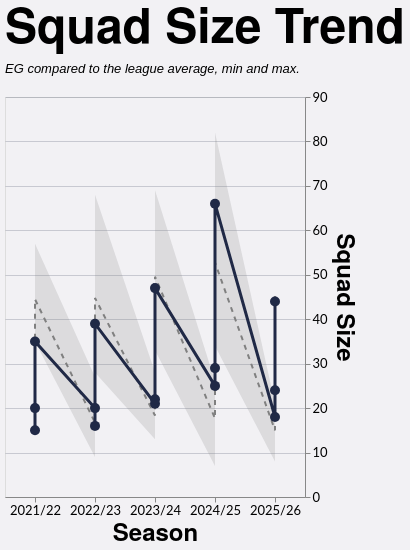

Express this chart as Vega-Lite.
### Vega-Lite specification from a JSON file in a GitHub repository (floating-point values rounded to 4 significant figures)
{"config": {"axis": {"labelFont": "Lato, sans-serif", "titleFont": "PT Sans Narrow, Helvetica Neue, Helvetica, Arial, sans-serif", "labelFontSize": 13, "titleFontSize": 24, "gridColor": "#202947", "gridOpacity": 0.2}, "header": {"labelFont": "PT Sans Narrow, Helvetica Neue, Helvetica, Arial, sans-serif", "titleFont": "PT Sans Narrow, Helvetica Neue, Helvetica, Arial, sans-serif", "labelFontSize": 24, "titleFontSize": 28, "labelFontWeight": "bold", "orient": "left"}, "legend": {"labelFont": "Lato, sans-serif", "titleFont": "PT Sans Narrow, Helvetica Neue, Helvetica, Arial, sans-serif", "labelFontSize": 14, "titleFontSize": 16, "titlePadding": 5, "fillColor": "white", "strokeColor": "black", "padding": 10, "titleFontWeight": "lighter", "titleFontStyle": "italic", "titleColor": "gray", "offset": 10}, "title": {"font": "PT Sans Narrow, Helvetica Neue, Helvetica, Arial, sans-serif", "fontSize": 48, "fontWeight": "bold", "anchor": "start", "align": "center", "titlePadding": 20, "subtitlePadding": 10, "subtitleFontSize": 13, "subtitleColor": "", "subtitleFontStyle": "italic", "offset": 15, "color": "black"}, "axisX": {"labelAngle": 0}, "facet": {"title": null, "header": null, "align": {"row": "each", "column": "each"}}, "resolve": {"scale": {"y": "independent", "facet": "independent"}}, "background": "#f2f1f4"}, "layer": [{"mark": {"type": "area", "color": "gray", "opacity": 0.2}, "encoding": {"tooltip": [{"field": "Season", "title": "Season", "type": "nominal"}, {"field": "League Min", "format": ".0f", "title": "League Min", "type": "quantitative"}, {"field": "League Max", "format": ".0f", "title": "League Max", "type": "quantitative"}, {"field": "League Average", "format": ".1f", "title": "League Average", "type": "quantitative"}], "x": {"field": "Season", "title": "Season", "type": "nominal"}, "y": {"field": "League Min", "title": "Squad Size", "type": "quantitative"}, "y2": {"field": "League Max"}}}, {"mark": {"type": "line", "color": "gray", "strokeDash": [5, 5], "strokeWidth": 2}, "encoding": {"tooltip": [{"field": "Season", "title": "Season", "type": "nominal"}, {"field": "League Average", "format": ".1f", "title": "League Average", "type": "quantitative"}], "x": {"field": "Season", "type": "nominal"}, "y": {"axis": {"orient": "right"}, "field": "League Average", "type": "quantitative"}}}, {"mark": {"type": "line", "point": {"size": 100}, "strokeWidth": 3}, "encoding": {"color": {"field": "Color1", "legend": null, "scale": null, "type": "nominal"}, "tooltip": [{"field": "Season", "title": "Season", "type": "nominal"}, {"field": "Team", "title": "Team", "type": "nominal"}, {"field": "Unit", "title": "Unit", "type": "nominal"}, {"field": "Total Players", "title": "Squad Size", "type": "quantitative"}], "x": {"field": "Season", "type": "nominal"}, "y": {"field": "Total Players", "type": "quantitative"}}}], "data": {"name": "data-7109046c33711839f56675eb76fbe7ea"}, "height": 400, "title": {"text": "Squad Size Trend", "subtitle": "EG compared to the league average, min and max."}, "width": 300, "$schema": "https://vega.github.io/schema/vega-lite/v5.20.1.json", "datasets": {"data-7109046c33711839f56675eb76fbe7ea": [{"Season": "2021/22", "Unit": "Backs", "League Min": 10, "League Max": 23, "League Average": 15.38, "Team": "East Grinstead", "Total Players": 15, "Color1": "#202946", "Color2": "#7d96e8"}, {"Season": "2021/22", "Unit": "Forwards", "League Min": 20, "League Max": 28, "League Average": 23.12, "Team": "East Grinstead", "Total Players": 20, "Color1": "#202946", "Color2": "#7d96e8"}, {"Season": "2021/22", "Unit": "Total", "League Min": 35, "League Max": 57, "League Average": 44.5, "Team": "East Grinstead", "Total Players": 35, "Color1": "#202946", "Color2": "#7d96e8"}, {"Season": "2022/23", "Unit": "Backs", "League Min": 9, "League Max": 27, "League Average": 16.7, "Team": "East Grinstead", "Total Players": 20, "Color1": "#202946", "Color2": "#7d96e8"}, {"Season": "2022/23", "Unit": "Forwards", "League Min": 16, "League Max": 34, "League Average": 21.8, "Team": "East Grinstead", "Total Players": 16, "Color1": "#202946", "Color2": "#7d96e8"}, {"Season": "2022/23", "Unit": "Total", "League Min": 28, "League Max": 68, "League Average": 44.8, "Team": "East Grinstead", "Total Players": 39, "Color1": "#202946", "Color2": "#7d96e8"}, {"Season": "2023/24", "Unit": "Backs", "League Min": 13, "League Max": 28, "League Average": 18.33, "Team": "East Grinstead", "Total Players": 21, "Color1": "#202946", "Color2": "#7d96e8"}, {"Season": "2023/24", "Unit": "Forwards", "League Min": 15, "League Max": 32, "League Average": 23.5, "Team": "East Grinstead", "Total Players": 22, "Color1": "#202946", "Color2": "#7d96e8"}, {"Season": "2023/24", "Unit": "Total", "League Min": 33, "League Max": 69, "League Average": 49.58, "Team": "East Grinstead", "Total Players": 47, "Color1": "#202946", "Color2": "#7d96e8"}, {"Season": "2024/25", "Unit": "Backs", "League Min": 7, "League Max": 26, "League Average": 17.67, "Team": "East Grinstead", "Total Players": 25, "Color1": "#202946", "Color2": "#7d96e8"}, {"Season": "2024/25", "Unit": "Forwards", "League Min": 16, "League Max": 45, "League Average": 26.0, "Team": "East Grinstead", "Total Players": 29, "Color1": "#202946", "Color2": "#7d96e8"}, {"Season": "2024/25", "Unit": "Total", "League Min": 34, "League Max": 82, "League Average": 52.75, "Team": "East Grinstead", "Total Players": 66, "Color1": "#202946", "Color2": "#7d96e8"}, {"Season": "2025/26", "Unit": "Backs", "League Min": 8, "League Max": 21, "League Average": 15.0, "Team": "East Grinstead", "Total Players": 18, "Color1": "#202946", "Color2": "#7d96e8"}, {"Season": "2025/26", "Unit": "Forwards", "League Min": 20, "League Max": 32, "League Average": 24.8, "Team": "East Grinstead", "Total Players": 24, "Color1": "#202946", "Color2": "#7d96e8"}, {"Season": "2025/26", "Unit": "Total", "League Min": 35, "League Max": 57, "League Average": 45.3, "Team": "East Grinstead", "Total Players": 44, "Color1": "#202946", "Color2": "#7d96e8"}]}}
